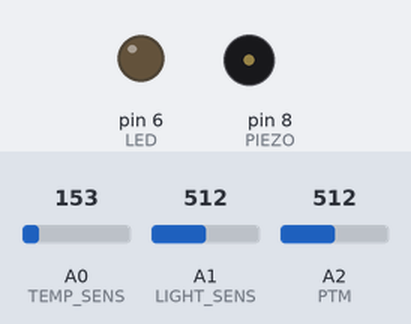
This sketch was run on a simulated Arduino Uno, built with avr-gcc and run on an emulated ATmega328P. Shown: output pins drawn as LEDs (lit = HIGH), buzzer (waves = sounding). The test bench sets the inputs (shaded band); at power-on: A0 (TEMP_SENS) = 153, A1 (LIGHT_SENS) = 512, A2 (PTM) = 512.

Above: at 1.3 s.
1.4 s: A0 (TEMP_SENS) set to 132
At 3.2 s:
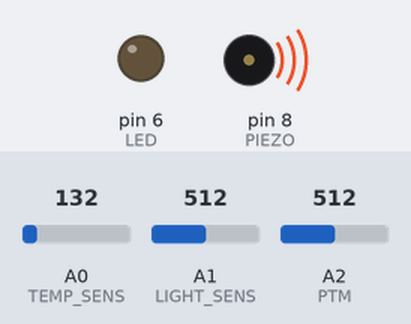
3.5 s: A1 (LIGHT_SENS) set to 4
5.0 s: A1 (LIGHT_SENS) set to 1
At 5.8 s:
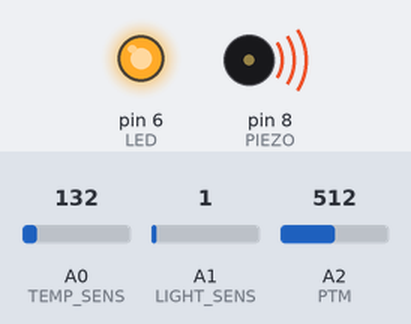
6.5 s: A2 (PTM) set to 223
8.0 s: A2 (PTM) set to 197
At 9.2 s:
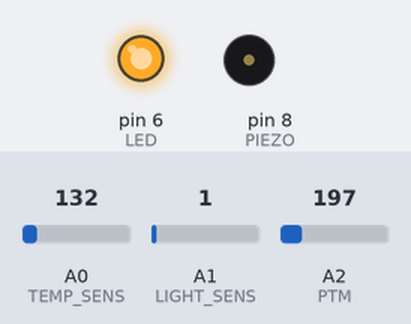
9.5 s: A2 (PTM) set to 306
At 10.6 s:
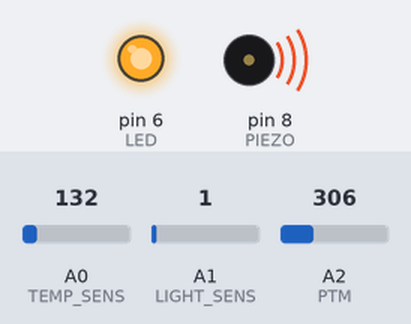
Timing chart, 0 to 12.0 s (numbered marks = the images above; inputs shaded):
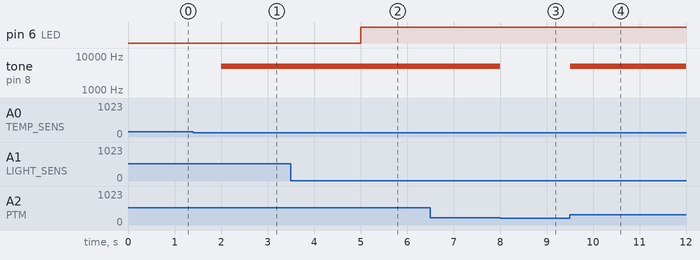

The sketch:

tema7_multisenzor_timing.ino
```cpp
#define PIEZO 8
#define LED 6
#define TEMP_SENS A0
#define LIGHT_SENS A1
#define PTM A2

void setup() {
  pinMode(LED, OUTPUT);
  pinMode(PIEZO, OUTPUT);
  pinMode(TEMP_SENS, INPUT);
  pinMode(LIGHT_SENS, INPUT);
  pinMode(PTM, INPUT);
  Serial.begin(9600);
}

int moistureValue = 0;
int temperatureValue = 0;
int lightValue = 0;

int no = 3;
int interval = 1500;
int val_timp = 0;
int d = interval/no;

void loop() {

    lightValue += analogRead(LIGHT_SENS);
    moistureValue += analogRead(PTM);
    temperatureValue += analogRead(TEMP_SENS);

    if(val_timp >= interval)
    {

      int moistureSensorValue = map(moistureValue, 0, 1023, 300, 900);
      int moisture = moistureSensorValue / no;
      int temperature = (((temperatureValue * 5.0 / 1024) - 0.5) * 100)/no;
      int light = lightValue / no;


      if(light <= (20*100.0/942)/no)
      {
        digitalWrite(LED, HIGH);
      }
      else
      {
        digitalWrite(LED, LOW);
      }

      if(moisture >= (70*600.0/100)/no && temperature <= 20/no)
      {
        tone(PIEZO, 5000);
      }
      else
      {
        noTone(PIEZO);
      }

      moistureValue = 0;
      temperatureValue = 0;
      lightValue = 0;
    }
    val_timp += d;
    delay(d);

}
```

Measured:
- the behaviour switches between 146 and 145 on A0 (TEMP_SENS) (found by bisection; images 0 and 1)
- the behaviour switches between 3 and 2 on A1 (LIGHT_SENS) (found by bisection; images 1 and 2)
- the behaviour switches between 205 and 204 on A2 (PTM) (found by bisection; images 2 and 3)
- after the input at 1.4 s, tone on pin 8 (PIEZO): silent → 5000 Hz after 0.60 s
- after the input at 3.5 s, every drawn part: stays the same
- after the input at 5.0 s, pin 6 (LED): LOW → HIGH at once
- after the input at 6.5 s, every drawn part: stays the same
- after the input at 8.0 s, tone on pin 8 (PIEZO): 5000 Hz → silent at once
- after the input at 9.5 s, tone on pin 8 (PIEZO): silent → 5000 Hz at once
